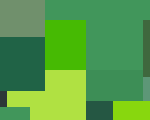
Frame 1 (no input)
Frame 60 (the mouse pressed at the canvas centre just before this capture): identical to frame 1, image omitted
Frame 120 (the mouse held since frame 60 and released just before this capture): identical to frame 1, image omitted

The Processing sketch that drew this single still picture (run headless with seeded random() and noise(); from frame 60 on, the mouse is pressed at the canvas centre):

// Processing sketch: processing_32554
// ── processing_32554.pde


/*Assignment by Catalina Cortazar */

void setup() {
  size(150, 120);
  background(65, 150, 91);
  smooth();
}



void draw() {
  noStroke();

  fill(112, 144, 108);
  rect(0, 0, 45, 37);

  fill(70, 186, 3);
  quad(45, 20, 86, 20, 86, 70, 45, 70);  

  fill(32, 99, 70);
  rect(0, 37, 45, 91-37);


  fill(45, 55, 56);
  rect(0, 91, 7, 107-91);

  fill(176, 225, 66);
  rect(7, 91, 30, 107-91);
  
   fill(176, 225, 66);
  rect(30, 91, 15, 120-91);

   fill(176, 225, 66);
  quad(45, 70, 86, 70, 86, 120, 45, 120);  


   fill(37, 87, 67);
  quad(86, 101, 113, 101, 113, 120, 86, 120);  
  
     fill(136, 215, 14);
  rect(113, 101, 150-113, 120-101);
  
  
  
   fill(93, 151, 119);
  quad(143, 77, 150, 77, 150, 101, 143, 101);  
  
    
   fill(63, 104, 62);
  quad(143, 20, 150, 20, 150, 77, 143, 77);  
  
  
      
   fill(61, 142, 86);
  quad(86, 70, 143, 70, 143, 101, 86, 101);  
}
